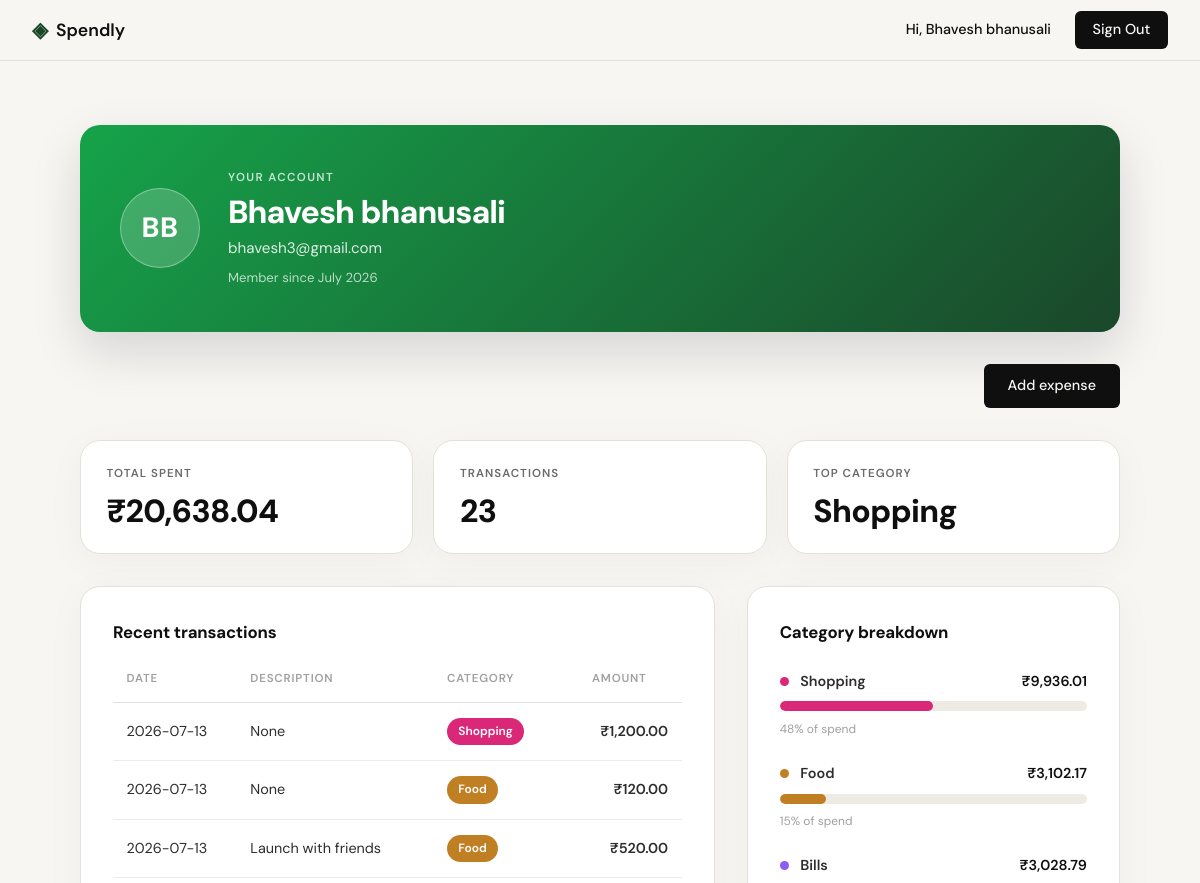
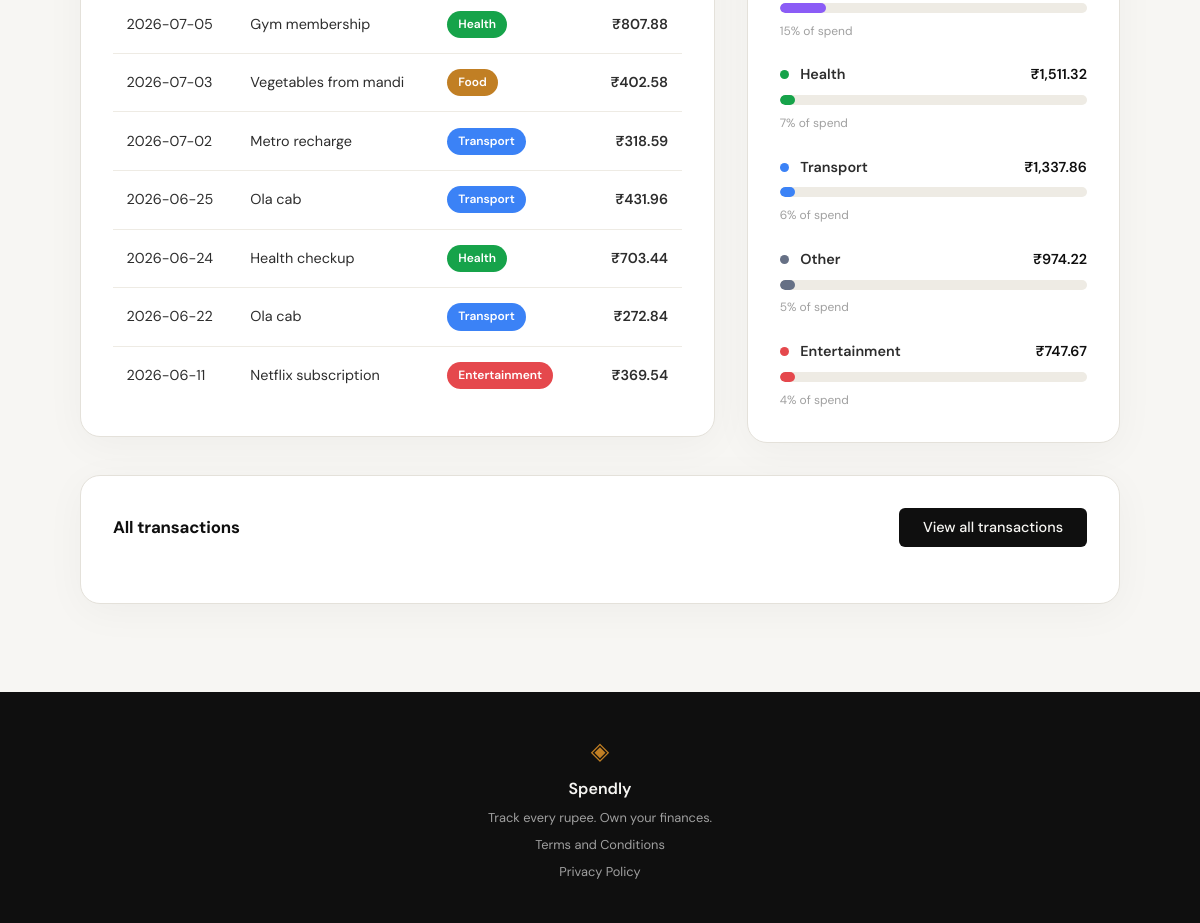
Page /profile (signed in) on the committed database (2 pictures, top to bottom).
### tables this page shows
CREATE TABLE users (
            id INTEGER PRIMARY KEY AUTOINCREMENT,
            name TEXT NOT NULL,
            email TEXT UNIQUE NOT NULL,
            password_hash TEXT NOT NULL,
            created_at TEXT DEFAULT (datetime('now'))
        );

CREATE TABLE expenses (
            id INTEGER PRIMARY KEY AUTOINCREMENT,
            user_id INTEGER NOT NULL,
            amount REAL NOT NULL,
            category TEXT NOT NULL,
            date TEXT NOT NULL,
            description TEXT,
            created_at TEXT DEFAULT (datetime('now')),
            FOREIGN KEY (user_id) REFERENCES users (id)
        );

### app.py (the view)
@app.route("/profile")
def profile():
    user_id = session.get("user_id")
    if not user_id:
        return redirect(url_for("login"))
    account = get_user_by_id(user_id)
    if account is None:
        session.clear()
        return redirect(url_for("login"))
    user = {
        "name": account["name"],
        "email": account["email"],
        "initials": build_initials(account["name"]),
        "member_since": format_member_since(account["created_at"]),
    }
    stats = get_summary_stats(user_id)
    summary = {
        "total_spent": "{:,.2f}".format(stats["total_spent"]),
        "transaction_count": stats["transaction_count"],
        "top_category": stats["top_category"],
    }
    transactions = [
        {
            "date": t["date"],
            "description": t["description"],
            "category": t["category"],
            "amount": "{:,.2f}".format(t["amount"]),
        }
        for t in get_recent_transactions(user_id)
    ]
    breakdown = [
        {
            "category": c["category"],
            "amount": "{:,.2f}".format(c["amount"]),
            "pct": c["pct"],
            "width_class": "bar-w" + str(round(c["pct"] / 5) * 5),
        }
        for c in get_category_breakdown(user_id)
    ]
    start_date = parse_date_arg(request.args.get("start"))
    end_date = parse_date_arg(request.args.get("end"))
    category = request.args.get("category", "")
    category = category if category in EXPENSE_CATEGORIES else None
    range_error = bool(start_date and end_date and start_date > end_date)
    if range_error:
        total = 0
        all_transactions = []
    else:
        total = count_transactions(user_id, start_date, end_date, category)
    total_pages = max(1, math.ceil(total / TRANSACTIONS_PER_PAGE))
    try:
        page = int(request.args.get("page", 1))
    except (TypeError, ValueError):
        page = 1
    page = max(1, min(page, total_pages))
    if not range_error:
        offset = (page - 1) * TRANSACTIONS_PER_PAGE
        all_transactions = [
            {
                "id": t["id"],
                "date": t["date"],
                "description": t["description"],
                "category": t["category"],
                "amount": "{:,.2f}".format(t["amount"]),
            }
            for t in get_transactions_page(
                user_id, TRANSACTIONS_PER_PAGE, offset, start_date, end_date, category
            )
        ]
    pagination = {
        "page": page,
        "total_pages": total_pages,
        "total": total,
        "has_prev": page > 1,
        "has_next": page < total_pages,
        "prev_page": page - 1,
        "next_page": page + 1,
    }
    filters = {
        "start": start_date or "",
        "end": end_date or "",
        "category": category or "",
    }
    presets = build_preset_ranges(datetime.now().date())
    all_tx_open = any(
        request.args.get(key) is not None
        for key in ("open", "page", "start", "end", "category")
    )
    return render_template(
        "profile.html",
        user=user,
        summary=summary,
        transactions=transactions,
        breakdown=breakdown,
        all_transactions=all_transactions,
        pagination=pagination,
        filters=filters,
        presets=presets,
        categories=EXPENSE_CATEGORIES,
        range_error=range_error,
        all_tx_open=all_tx_open,
    )

### app.py (called while the page is built)
def build_initials(name):
    parts = (name or "").split()
    initials = "".join(part[0] for part in parts[:2])
    return initials.upper() or "?"

def format_member_since(created_at):
    try:
        return datetime.strptime(created_at, "%Y-%m-%d %H:%M:%S").strftime("%B %Y")
    except (TypeError, ValueError):
        return "—"

def parse_date_arg(value):
    value = (value or "").strip()
    try:
        datetime.strptime(value, "%Y-%m-%d")
        return value
    except ValueError:
        return None

def build_preset_ranges(today):
    first_of_month = today.replace(day=1)
    next_month = (first_of_month + timedelta(days=32)).replace(day=1)
    last_of_month = next_month - timedelta(days=1)
    return {
        "month": {
            "label": "This month",
            "start": first_of_month.isoformat(),
            "end": last_of_month.isoformat(),
        },
        "days30": {
            "label": "Last 30 days",
            "start": (today - timedelta(days=29)).isoformat(),
            "end": today.isoformat(),
        },
        "year": {
            "label": "This year",
            "start": today.replace(month=1, day=1).isoformat(),
            "end": today.replace(month=12, day=31).isoformat(),
        },
    }

### database/db.py (called while the page is built)
def get_db():
    conn = sqlite3.connect(DB_PATH)
    conn.row_factory = sqlite3.Row
    conn.execute("PRAGMA foreign_keys = ON")
    return conn

def get_user_by_id(user_id):
    conn = get_db()
    user = conn.execute(
        "SELECT * FROM users WHERE id = ?", (user_id,)
    ).fetchone()
    conn.close()
    return user

def get_summary_stats(user_id):
    conn = get_db()
    total_row = conn.execute(
        "SELECT COALESCE(SUM(amount), 0), COUNT(*) FROM expenses WHERE user_id = ?",
        (user_id,),
    ).fetchone()
    category_row = conn.execute(
        "SELECT category FROM expenses WHERE user_id = ? "
        "GROUP BY category ORDER BY SUM(amount) DESC LIMIT 1",
        (user_id,),
    ).fetchone()
    conn.close()
    transaction_count = total_row[1]
    if transaction_count == 0:
        return {"total_spent": 0, "transaction_count": 0, "top_category": "—"}
    top_category = category_row[0] if category_row is not None else "—"
    return {
        "total_spent": float(total_row[0]),
        "transaction_count": transaction_count,
        "top_category": top_category,
    }

### templates/profile.html (shortened to what this page needs)
{% extends "base.html" %}
{% block content %}
<section class="profile">
    <div class="profile-inner">
        <div class="profile-hero">
            <div class="profile-avatar" aria-hidden="true">{{ user.initials }}</div>
            <div class="profile-hero-meta">
                <span class="profile-eyebrow">Your account</span>
                <h1 class="profile-name">{{ user.name }}</h1>
                <p class="profile-email">{{ user.email }}</p>
                <p class="profile-since">Member since {{ user.member_since }}</p>
            </div>
        </div>
        <div class="profile-actions">
            <a class="btn-primary" href="{{ url_for('add_expense') }}">Add expense</a>
        </div>
        <div class="profile-stats">
            <div class="profile-stat">
                <span class="profile-stat-label">Total spent</span>
                <span class="profile-stat-value">₹{{ summary.total_spent }}</span>
            </div>
            <div class="profile-stat">
                <span class="profile-stat-label">Transactions</span>
                <span class="profile-stat-value">{{ summary.transaction_count }}</span>
            </div>
            <div class="profile-stat">
                <span class="profile-stat-label">Top category</span>
                <span class="profile-stat-value">{{ summary.top_category }}</span>
            </div>
        </div>
        <div class="profile-grid">
            <div class="profile-card">
                <h2 class="profile-section-title">Recent transactions</h2>
                {% if transactions %}
                <div class="profile-table-wrap">
                    <table class="profile-table">
                        <thead>
                            <tr>
                                <th>Date</th>
                                <th>Description</th>
                                <th>Category</th>
                                <th class="profile-amount">Amount</th>
                            </tr>
                        </thead>
                        <tbody>
                            {% for tx in transactions %}
                            <tr>
                                <td class="profile-date">{{ tx.date }}</td>
                                <td>{{ tx.description }}</td>
                                <td>
                                    <span class="cat-badge cat-{{ tx.category|lower }}">{{ tx.category }}</span>
                                </td>
                                <td class="profile-amount">₹{{ tx.amount }}</td>
                            </tr>
                            {% endfor %}
                        </tbody>
                    </table>
                </div>
                {% else %}
                <div class="profile-empty">
                    <p class="profile-empty-title">No transactions yet</p>
                    <p class="profile-empty-text">Your recent expenses will show up here once you start tracking.</p>
                </div>
                {% endif %}
            </div>
            <div class="profile-card">
                <h2 class="profile-section-title">Category breakdown</h2>
                {% if breakdown %}
                <div class="profile-breakdown">
                    {% for c in breakdown %}
                    <div class="profile-bar-row">
                        <div class="profile-bar-head">
                            <span class="profile-bar-cat">
                                <span class="cat-dot cat-{{ c.category|lower }}" aria-hidden="true"></span>
                                {{ c.category }}
                            </span>
                            <span class="profile-bar-amt">₹{{ c.amount }}</span>
                        </div>
                        <div class="profile-bar-track">
                            <div class="profile-bar-fill cat-{{ c.category|lower }} {{ c.width_class }}"></div>
                        </div>
                        <span class="profile-bar-pct">{{ c.pct }}% of spend</span>
                    </div>
                    {% endfor %}
                </div>
                {% else %}
                <div class="profile-empty">
                    <p class="profile-empty-title">Nothing to break down</p>
                    <p class="profile-empty-text">Add expenses to see where your money goes.</p>
                    <a class="btn-primary" href="{{ url_for('add_expense') }}">Add expense</a>
                </div>
                {% endif %}
            </div>
        </div>
        <div class="profile-card" id="all-transactions">
            <div class="profile-card-head">
                <h2 class="profile-section-title">All transactions</h2>
                <button type="button" class="btn-primary" id="all-tx-toggle" data-no-loader
                        aria-expanded="{{ 'true' if all_tx_open else 'false' }}"
                        aria-controls="all-tx-body">
                    {{ 'Hide transactions' if all_tx_open else 'View all transactions' }}
                </button>
            </div>
        </div>
    </div>
</section>
{% endblock %}

### templates/base.html (shortened to what this page needs)
<!DOCTYPE html>
<html lang="en">
<head>
    <link rel="stylesheet" href="{{ url_for('static', filename='css/style.css') }}">
</head>
<body>
    <nav class="navbar">
        <div class="nav-inner">
            <a href="{{ url_for('landing') }}" class="nav-brand">
                <span class="brand-icon">◈</span>
                <span class="brand-name">Spendly</span>
            </a>
            <div class="nav-links">
                {% if session.get('user_id') %}
                <span>Hi, {{ session['user_name'] }}</span>
                <a href="{{ url_for('logout') }}" class="nav-cta">Sign Out</a>
                {% else %}
                <a href="{{ url_for('login') }}">Sign in</a>
                <a href="{{ url_for('register') }}" class="nav-cta">Get started</a>
                {% endif %}
            </div>
        </div>
    </nav>
    <main class="main-content">
        {% block content %}{% endblock %}
    </main>
    <footer class="footer">
        <div class="footer-inner">
            <span class="brand-icon">◈</span>
            <span class="footer-name">Spendly</span>
            <p class="footer-copy">Track every rupee. Own your finances.</p>
            <a href="{{ url_for('terms') }}">Terms and Conditions</a>
            <a href="{{ url_for('privacy') }}">Privacy Policy</a>
        </div>
    </footer>
</body>
</html>

### rows in the picture
users: user_name "Bhavesh bhanusali", name "Bhavesh bhanusali", email "bhavesh3@gmail.com"
expenses: date "2026-07-13", description "None", category "Shopping", amount "1,200.00"
expenses: date "2026-07-13", description "None", category "Food", amount "120.00"
expenses: date "2026-07-13", description "Launch with friends", category "Food", amount "520.00"
expenses: date "2026-07-05", description "Gym membership", category "Health", amount "807.88"
expenses: date "2026-07-03", description "Vegetables from mandi", category "Food", amount "402.58"
expenses: date "2026-07-02", description "Metro recharge", category "Transport", amount "318.59"
expenses: date "2026-06-25", description "Ola cab", category "Transport", amount "431.96"
expenses: date "2026-06-24", description "Health checkup", category "Health", amount "703.44"
expenses: date "2026-06-22", description "Ola cab", category "Transport", amount "272.84"
expenses: date "2026-06-11", description "Netflix subscription", category "Entertainment", amount "369.54"
expenses: category "Other", amount "974.22", pct "5"

### other values in the picture
{{ user.initials }} "BB"
{{ user.member_since }} "July 2026"
{{ summary.total_spent }} "20,638.04"
{{ summary.transaction_count }} "23"
{{ summary.top_category }} "Shopping"
{{ c.category }} "Shopping" "Food" "Bills" "Health" "Transport" "Entertainment"
{{ c.amount }} "9,936.01" "3,102.17" "3,028.79" "1,511.32" "1,337.86" "747.67"
{{ c.pct }} "48" "15" "15" "7" "6" "4"
{{ 'Hide transactions' if all_tx_open else 'View all transactions' }} "View all transactions"
